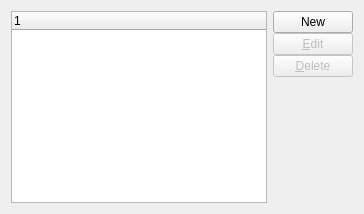
             <widget class="QWidget" name="_transformationsPage">
              <layout class="QGridLayout">
               <item row="0" column="0">
                <widget class="XTreeWidget" name="_itemsub">
                 <property name="focusPolicy">
                  <enum>Qt::ClickFocus</enum>
                 </property>
                </widget>
               </item>
               <item row="0" column="1">
                <layout class="QVBoxLayout">
                 <property name="spacing">
                  <number>0</number>
                 </property>
                 <item>
                  <widget class="QPushButton" name="_newSubstitute">
                   <property name="text">
                    <string>New</string>
                   </property>
                  </widget>
                 </item>
                 <item>
                  <widget class="QPushButton" name="_editSubstitute">
                   <property name="enabled">
                    <bool>false</bool>
                   </property>
                   <property name="text">
                    <string>&amp;Edit</string>
                   </property>
                  </widget>
                 </item>
                 <item>
                  <widget class="QPushButton" name="_deleteSubstitute">
                   <property name="enabled">
                    <bool>false</bool>
                   </property>
                   <property name="text">
                    <string>&amp;Delete</string>
                   </property>
                  </widget>
                 </item>
                 <item>
                  <spacer>
                   <property name="orientation">
                    <enum>Qt::Vertical</enum>
                   </property>
                   <property name="sizeType">
                    <enum>QSizePolicy::Expanding</enum>
                   </property>
                   <property name="sizeHint" stdset="0">
                    <size>
                     <width>20</width>
                     <height>0</height>
                    </size>
                   </property>
                  </spacer>
                 </item>
                </layout>
               </item>
              </layout>
             </widget>
